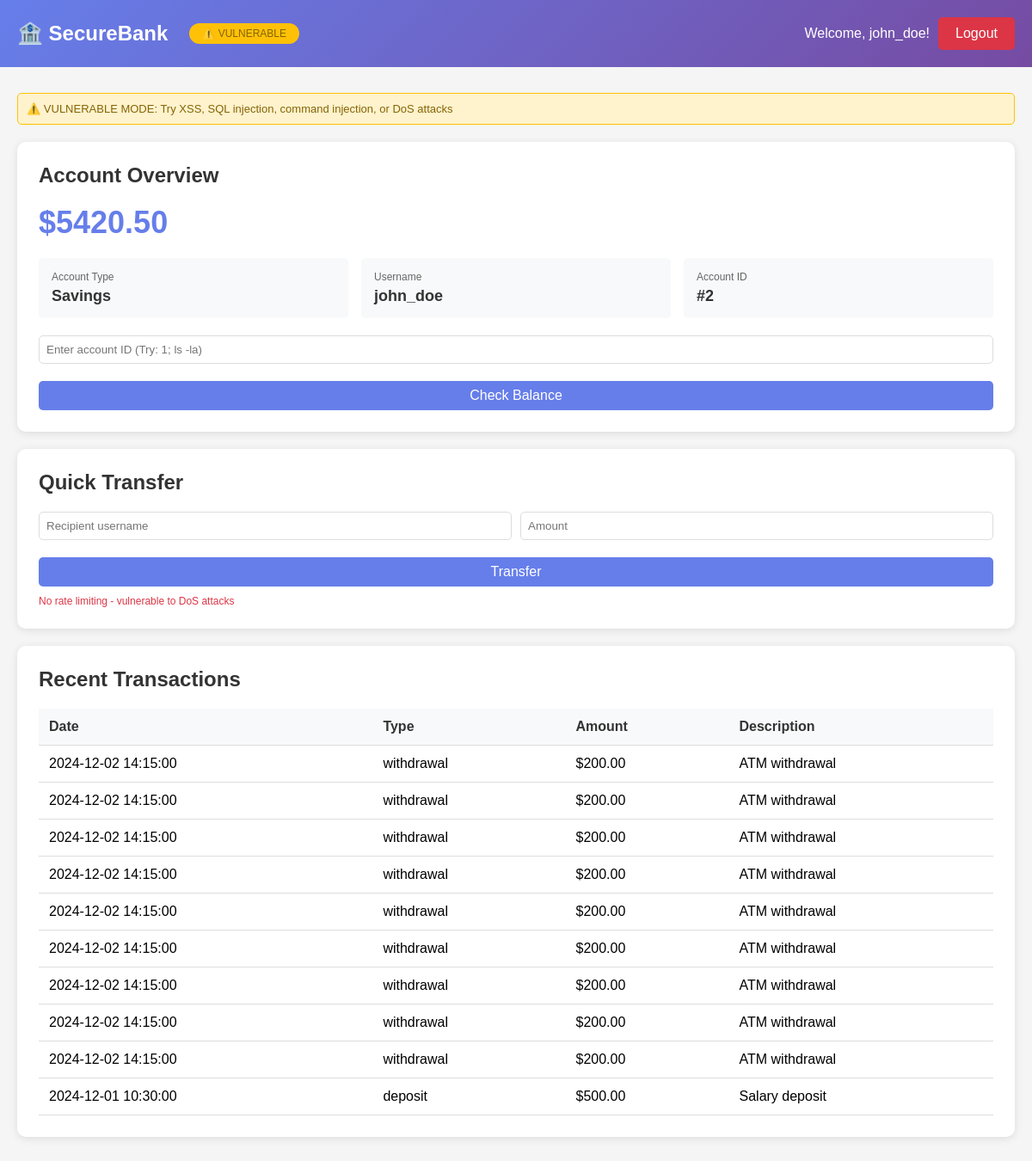
/dashboard (signed in), run on the app's committed database.
### tables this page shows
CREATE TABLE users
                 (id INTEGER PRIMARY KEY, username TEXT UNIQUE, password TEXT, 
                  password_hash TEXT, balance REAL, account_type TEXT, 
                  is_admin INTEGER, session_token TEXT, failed_attempts INTEGER DEFAULT 0,
                  locked_until TEXT);

CREATE TABLE transactions
                 (id INTEGER PRIMARY KEY, user_id INTEGER, type TEXT, 
                  amount REAL, description TEXT, timestamp TEXT,
                  FOREIGN KEY(user_id) REFERENCES users(id));

### controllers/dashboard_controller.py (the view)
@dashboard_bp.route('/dashboard')
@login_required
def dashboard():
    conn = get_db_connection()
    c = conn.cursor()
    mode = get_security_mode()
    if mode == 'vulnerable':
        c.execute(f"SELECT * FROM users WHERE id={session['user_id']}")
    else:
        c.execute("SELECT * FROM users WHERE id=?", (session['user_id'],))
    user = c.fetchone()
    if mode == 'vulnerable':
        c.execute(f"SELECT * FROM transactions WHERE user_id={session['user_id']} ORDER BY timestamp DESC LIMIT 10")
    else:
        c.execute("SELECT * FROM transactions WHERE user_id=? ORDER BY timestamp DESC LIMIT 10",
                 (session['user_id'],))
    transactions = c.fetchall()
    conn.close()
    return render_template('dashboard.html', user=user, transactions=transactions, mode=mode)

### config/database.py (called while the page is built)
def get_db_connection():
    return sqlite3.connect(DATABASE_PATH)

### services/session_service.py (called while the page is built, shortened)
def validate_session():
    if get_security_mode() == 'vulnerable':
        return True

### templates/dashboard.html (shortened to what this page needs)
{% extends "partials/layout.html" %}
{% block content %}
<div class="header">
    <div class="header-left">
        <h1>🏦 SecureBank</h1>
        <span class="mode-badge-header {% if mode == 'vulnerable' %}vulnerable{% else %}secured{% endif %}">
            {% if mode == 'vulnerable' %}⚠️ VULNERABLE{% else %}🔒 SECURED{% endif %}
        </span>
    </div>
    <div class="header-right">
        <span>Welcome, {% if mode == 'secured' %}{{ user[1]|e }}{% else %}{{ user[1] }}{% endif %}!</span>
        <a href="/logout" class="btn-danger">Logout</a>
    </div>
</div>
<div class="container">
    {% if mode == 'vulnerable' %}
    <div class="security-info vulnerable-info">
        ⚠️ VULNERABLE MODE: Try XSS, SQL injection, command injection, or DoS attacks
    </div>
    {% else %}
    <div class="security-info secured-info">
        ✓ SECURED MODE: All inputs sanitized | SQL injection protected | XSS prevented | Rate limiting active
    </div>
    {% endif %}
    <div class="card">
        <h2>Account Overview</h2>
        <div class="balance">${{ "%.2f"|format(user[4]) }}</div>
        <div class="info-grid">
            <div class="info-item">
                <div class="info-label">Account Type</div>
                <div class="info-value">{% if mode == 'secured' %}{{ user[5]|e }}{% else %}{{ user[5] }}{% endif %}</div>
            </div>
            <div class="info-item">
                <div class="info-label">Username</div>
                <div class="info-value">{% if mode == 'secured' %}{{ user[1]|e }}{% else %}{{ user[1] }}{% endif %}</div>
            </div>
            <div class="info-item">
                <div class="info-label">Account ID</div>
                <div class="info-value">#{{ user[0] }}</div>
            </div>
        </div>
        <form method="POST" action="/check_balance" class="form-inline">
            <input type="text" name="account_id" placeholder="{% if mode == 'vulnerable' %}Enter account ID (Try: 1; ls -la){% else %}Enter account ID (numbers only){% endif %}" {% if mode == 'secured' %}pattern="[0-9]+" required{% endif %}>
            <button type="submit" class="btn-primary">Check Balance</button>
        </form>
    </div>
    <div class="card">
        <h2>Quick Transfer</h2>
        <form method="POST" action="/transfer" class="form-inline">
            <input type="text" name="recipient" placeholder="Recipient username" {% if mode == 'secured' %}pattern="[a-zA-Z0-9_]{3,50}" required{% endif %}>
            <input type="number" name="amount" placeholder="Amount" step="0.01" {% if mode == 'secured' %}min="0.01" max="10000" required{% endif %}>
            <button type="submit" class="btn-primary">Transfer</button>
        </form>
        {% if mode == 'secured' %}
        <p class="form-note">Maximum transfer: $10,000 | Rate limited to 5 per minute</p>
        {% else %}
        <p class="form-note vulnerable-note">No rate limiting - vulnerable to DoS attacks</p>
        {% endif %}
    </div>
    <div class="card">
        <h2>Recent Transactions</h2>
        <div class="table-container">
            <table>
                <thead>
                    <tr>
                        <th>Date</th>
                        <th>Type</th>
                        <th>Amount</th>
                        <th>Description</th>
                    </tr>
                </thead>
                <tbody>
                    {% for trans in transactions %}
                    <tr>
                        <td>{% if mode == 'secured' %}{{ trans[5]|e }}{% else %}{{ trans[5] }}{% endif %}</td>
                        <td>{% if mode == 'secured' %}{{ trans[2]|e }}{% else %}{{ trans[2] }}{% endif %}</td>
                        <td>${{ "%.2f"|format(trans[3]) }}</td>
                        <td>{% if mode == 'secured' %}{{ trans[4]|e }}{% else %}{{ trans[4] }}{% endif %}</td>
                    </tr>
                    {% endfor %}
                </tbody>
            </table>
        </div>
    </div>
</div>
{% endblock %}

### templates/partials/layout.html (shortened to what this page needs)
<!DOCTYPE html>
<html>
<head>
    <link rel="stylesheet" href="{{ url_for('static', filename='style.css') }}">
</head>
<body>
    {% block content %}{% endblock %}
</body>
</html>

### static/style.css (style rules this page uses)
* { margin: 0; padding: 0; box-sizing: border-box; }
body { font-family: Arial, sans-serif; background: #f5f5f5; }
.mode-badge-header { padding: 5px 15px; border-radius: 20px; font-size: 12px; margin-left: 15px; }
.mode-badge-header.vulnerable { background: #ffc107; color: #856404; }
.btn-primary { width: 100%; padding: 12px; background: #667eea; color: white; border: none; border-radius: 5px; font-size: 16px; cursor: pointer; margin-top: 10px; }
.btn-danger { padding: 10px 20px; background: #dc3545; color: white; border: none; border-radius: 5px; cursor: pointer; text-decoration: none; display: inline-block; }
.header { background: linear-gradient(135deg, #667eea 0%, #764ba2 100%); color: white; padding: 20px; display: flex; justify-content: space-between; align-items: center; flex-wrap: wrap; }
.header-left { display: flex; align-items: center; gap: 10px; }
.header-left h1 { font-size: 24px; }
.header-right { display: flex; gap: 10px; align-items: center; }
.container { max-width: 1200px; margin: 30px auto; padding: 0 20px; }
.card { background: white; padding: 25px; border-radius: 10px; box-shadow: 0 2px 10px rgba(0,0,0,0.1); margin-bottom: 20px; }
.card h2 { margin-bottom: 20px; color: #333; }
.security-info { padding: 10px; border-radius: 5px; margin-bottom: 20px; font-size: 13px; }
.vulnerable-info { background: #fff3cd; border: 1px solid #ffc107; color: #856404; }
.balance { font-size: 36px; color: #667eea; font-weight: bold; margin-bottom: 20px; }
.info-grid { display: grid; grid-template-columns: repeat(auto-fit, minmax(200px, 1fr)); gap: 15px; margin-top: 20px; margin-bottom: 20px; }
.info-item { padding: 15px; background: #f8f9fa; border-radius: 5px; }
.info-label { font-size: 12px; color: #666; margin-bottom: 5px; }
.info-value { font-size: 18px; font-weight: bold; color: #333; }
.form-inline { display: flex; gap: 10px; align-items: center; margin-top: 15px; flex-wrap: wrap; }
.form-inline input { padding: 8px; border: 1px solid #ddd; border-radius: 5px; flex: 1; min-width: 150px; }
.form-inline button { padding: 8px 20px; white-space: nowrap; }
.form-note { font-size: 12px; color: #666; margin-top: 10px; }
.vulnerable-note { color: #dc3545; }
.table-container { overflow-x: auto; }
table { width: 100%; border-collapse: collapse; }
th, td { padding: 12px; text-align: left; border-bottom: 1px solid #ddd; }
th { background: #f8f9fa; font-weight: bold; color: #333; }

### data on the page
users: username "john_doe", balance "5420.50", account_type "Savings", id "2"
transactions: amount "200.00"
transactions: amount "200.00"
transactions: amount "200.00"
transactions: amount "200.00"
transactions: amount "200.00"
transactions: amount "200.00"
transactions: amount "200.00"
transactions: amount "200.00"
transactions: amount "200.00"
transactions: amount "500.00"
